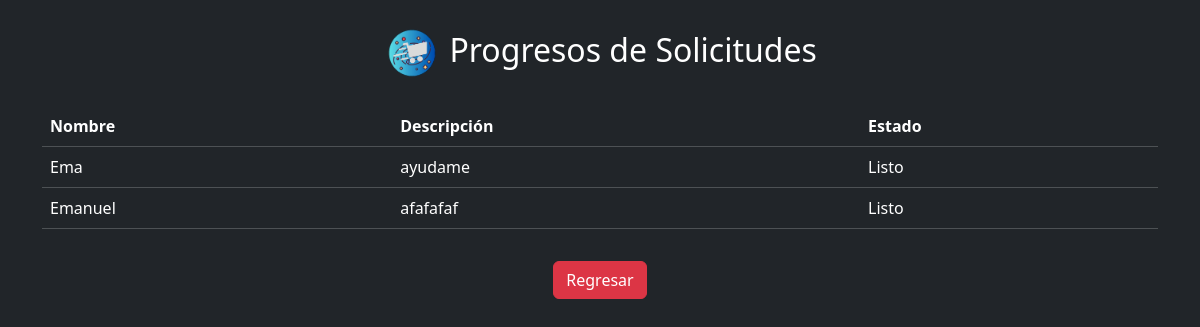
The app's page /soliprogreso.php (signed in) with its own data.
### tables this page shows
CREATE TABLE `solicitudes` (
  `id_solicitud` int(11) NOT NULL,
  `nombre` varchar(255) DEFAULT NULL,
  `categoria` varchar(255) DEFAULT NULL,
  `cantidad` int(11) DEFAULT NULL,
  `descripcion` text DEFAULT NULL,
  `estado` varchar(20) DEFAULT 'Pendiente',
  `fecha_solicitud` timestamp NOT NULL DEFAULT current_timestamp(),
  `id_usuario` int(11) DEFAULT NULL,
  `id_proveedor` int(11) DEFAULT NULL
);

### soliprogreso.php (the view, shortened to what this page needs)
<?php
include_once 'conexion.php';
$usuario_id = $_SESSION['usuario_id'];
$query = "SELECT s.nombre, s.categoria, s.cantidad, s.descripcion, s.estado
          FROM solicitudes s
          INNER JOIN usuarios u ON s.id_usuario = u.id_usuario
          WHERE u.id_tipos = 2 AND u.id_usuario = :usuario_id";
$statement = $con->prepare($query);
$statement->bindParam(':usuario_id', $usuario_id, PDO::PARAM_INT);
$statement->execute();
$solicitudes = $statement->fetchAll();
?>
<!DOCTYPE html>
<html lang="en">
<head>
    <link rel="stylesheet" href="CSS/bootstrap.min.css">
    <link rel="stylesheet" href="CSS/alerta.css">
</head>
<body>
    <div class="container">
        <h2 class="text-center mt-4 mb-4">
            <img class="m-1" src="IMG/Spacemark ico_transparent.ico" alt="SpaceMark Logo" height="50">
            Progresos de Solicitudes
        </h2>
        <div class="table-container">
            <table class="table table-dark">
                <thead>
                    <tr>
                        <th scope="col">Nombre</th>
                        <th scope="col">Descripción</th>
                        <th scope="col">Estado</th>
                    </tr>
                </thead>
                <tbody>
                    <?php foreach ($solicitudes as $solicitud): ?>
                    <tr>
                        <td><?php echo htmlspecialchars($solicitud['nombre']); ?></td>
                        <td><?php echo htmlspecialchars($solicitud['descripcion']); ?></td>
                        <td><?php echo htmlspecialchars($solicitud['estado']); ?></td>
                    </tr>
                    <?php endforeach; ?>
                </tbody>
            </table>
        </div>
    </div>
    <div class="container mt-3">
        <div class="row">
            <div class="col-12 text-center">
                <a href="index.php" class="btn btn-danger">Regresar</a>
            </div>
        </div>
    </div>
</body>
</html>

### soliprogreso.php (style rules this page uses)
body { background-color: #212529; color: #ffffff; }
.table-container { overflow-x: auto; }

### records on screen
solicitudes: nombre "Ema", descripcion "ayudame", estado "Listo"
solicitudes: nombre "Emanuel", descripcion "afafafaf", estado "Listo"
